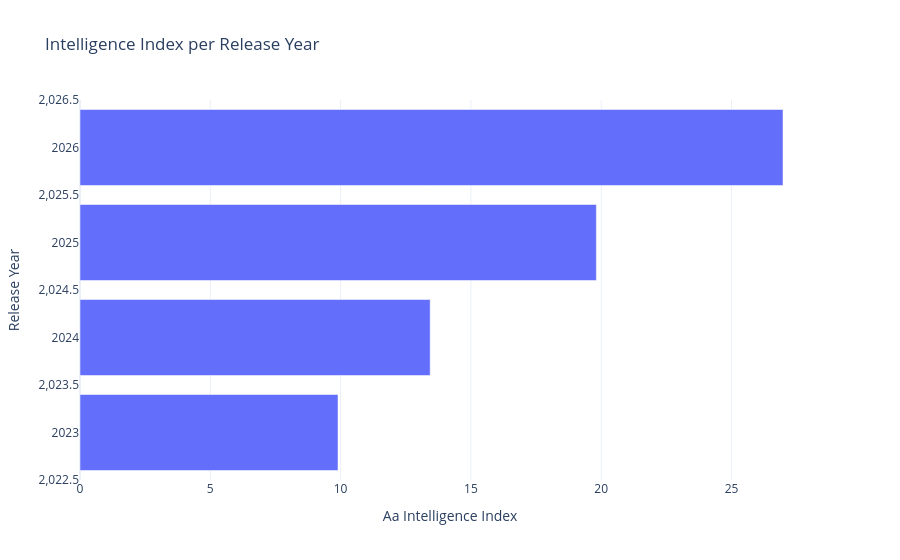

This figure's notebook cell:
### Code cell
plot_performance_barh_interactive(df, 'release_year', 'aa_intelligence_index', title='Intelligence Index per Release Year', n=20, calculate='mean')

### Figure 1 — Plotly figure (JSON) as saved in the notebook; plotly's stock layout.template omitted (floating-point values rounded to 4 significant figures)
{"data": [{"hovertemplate": "aa_intelligence_index=%{x}<br>release_year=%{y}<extra></extra>", "legendgroup": "", "marker": {"color": "#636efa", "pattern": {"shape": ""}}, "name": "", "orientation": "h", "showlegend": false, "textposition": "auto", "type": "bar", "x": [9.9, 13.44, 19.39, 19.82, 26.98], "xaxis": "x", "y": [2023.0, 2024.0, NaN, 2025.0, 2026.0], "yaxis": "y"}], "layout": {"barmode": "relative", "legend": {"tracegroupgap": 0}, "title": {"text": "Intelligence Index per Release Year"}, "xaxis": {"anchor": "y", "domain": [0, 1], "title": {"text": "Aa Intelligence Index"}}, "yaxis": {"anchor": "x", "domain": [0, 1], "title": {"text": "Release Year"}}}}
